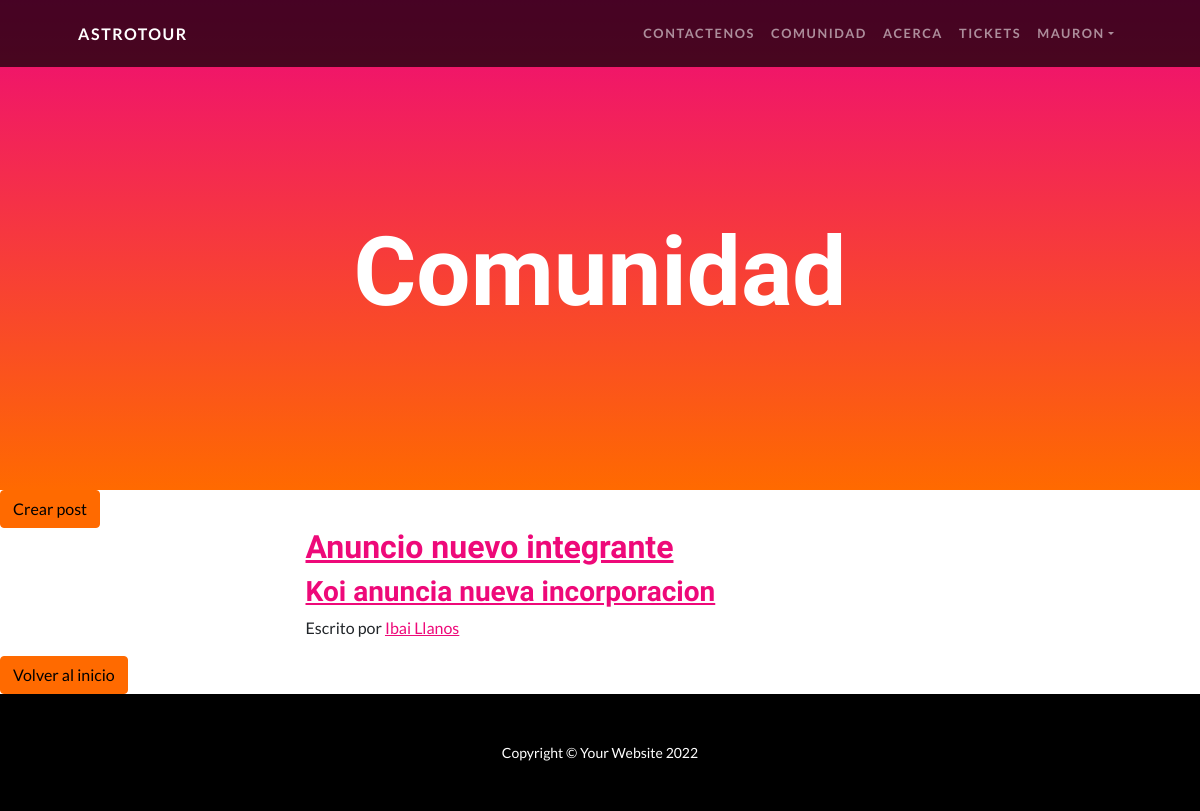
The page /comunidad/posteos (signed in) on the database its author committed.
### Comunidad/models.py (models this page shows, shortened)
class Posts(models.Model):
    usuario = models.ForeignKey(Astroturista, on_delete= models.CASCADE)
    nombre_post = models.CharField(max_length= 50)
    descripcion = models.CharField(max_length= 50)
    texto = models.TextField()
    imagen = models.ImageField(upload_to = "imagen")

### Usuario/models.py (models this page shows)
class Astroturista(models.Model):
    peso = models.IntegerField()
    pasaporte_espacial = models.IntegerField()
    nombre = models.CharField(max_length = 30)
    apellido = models.CharField(max_length = 30)
    email = models.EmailField()
    user = models.OneToOneField(User, on_delete=models.CASCADE)
    avatar = models.ImageField(upload_to = "avatares")
    def __str__(self):
        return f"{self.nombre} {self.apellido}"

### Comunidad/views.py (the view)
# urls.py: path("posteos", views.posteos, name = "Ver_post"),
@login_required
def posteos(request):
    post = Posts.objects.all()
    contexto={
        'post': post,
        'posteos': posteos
    }
    return render(request, 'inicio_posts.html', contexto)

### Comunidad/templates/inicio_posts.html
{% extends "padre_comunidad.html" %}
{% block ContenidoQueCambia %}
{% if request.user.is_authenticated %}
<a type="btn" class="btn btn-secondary" href="{% url 'Crear_posts' %}">Crear post</a>
{% endif %}
{% for posteo in post %}
<section>
    <div class="container px-4 px-lg-5">
        <div class="row gx-4 gx-lg-5 justify-content-center">
            <div class="col-md-10 col-lg-8 col-xl-7">
                <div class="post-preview">
                    <a href="{% url 'Mostrar_posts' posteo.pk %}">
                        <h2 class="post-title">{{posteo.nombre_post}}</h2>
                        <h3 class="post-subtitle">{{posteo.descripcion}}</h3>
                    </a>
                        <p class="post-meta">
                            Escrito por
                            <a href="{% url 'Perfil-astro' posteo.usuario.user.pk %}">{{posteo.usuario}}</a>
                        </p>
                </div>
            </div>
        </div>
    </div>
</section>
{% endfor %}
<a type = "btn" href = "{% url 'Inicio' %}" class="btn btn-secondary">Volver al inicio</a>
{% endblock ContenidoQueCambia %}

### Comunidad/templates/padre_comunidad.html (shortened to what this page needs)
<!DOCTYPE html>
<html lang="en">
    <head>
        {% load static %}
        <link href="{% static 'Usuario/css/styles.css' %}" rel="stylesheet" />
        <link  href = "{% static 'Usuario/css/style_post.css' %}" rel = "stylesheet" type="text/css"/>
    </head>
    <body id="page-top">
        <nav class="navbar navbar-expand-lg navbar-dark navbar-custom fixed-top">
            <div class="container px-5">
                <a class="navbar-brand" href="{% url 'Inicio' %}">AstroTour</a>
                <div class="collapse navbar-collapse" id="navbarResponsive">
                    <ul class="navbar-nav ms-auto">
                        <li class="nav-item"><a class="nav-link" href="{% url 'Contactenos' %}">Contactenos</a></li>
                        <li class="nav-item"><a class="nav-link" href="{% url 'Ver_post' %}">Comunidad</a></li>
                        <li class="nav-item"><a class="nav-link" href="{% url 'Acerca' %}">Acerca</a></li>
                        {% if request.user.is_superuser %}
                            <li class="nav-item"><a class="nav-link" href="{% url 'Mostrar_vuelos' %}">Ver vuelos</a></li>
                            <li class="nav-item"><a class="nav-link" href="{% url 'Tickets-admin' %}">Ver tickets</a></li>
                            <li class="nav-item"><a class="nav-link" href="{% url 'Crear_vehiculo' %}">Crear vehiculo</a></li>
                            <li class="nav-item"><a class="nav-link" href="{% url 'Crear_destino' %}">Crear destino</a></li>
                        {% elif request.user.is_authenticated %}
                            <li class="nav-item"><a class="nav-link" href="{% url 'Crear_ticket' %}">Tickets</a></li>
                        {% endif %}
                        {% if request.user.is_authenticated %}
                        <li class = "nav-item">
                            <div class="dropdown">
                                <a class="nav-link dropdown-toggle d-flex align-items-center" type="button" id="dropdownMenuButton2" data-bs-toggle="dropdown" aria-expanded="false">
                                    {{request.user.username}}
                                </a>
                            </div>
                        </li>
                        {% endif %}
                    </ul>
                </div>
            </div>
        </nav>
        <header class="masthead text-center text-white">
            <div class="masthead-content">
                <div class="container px-8">
                    <h1 class="masthead-heading mb-0">Comunidad</h1>
                </div>
            </div>
        </header>
        {% block ContenidoQueCambia %}
        {% endblock ContenidoQueCambia %}
        <footer class="py-5 bg-black">
            <div class="container px-5"><p class="m-0 text-center text-white small">Copyright &copy; Your Website 2022</p></div>
        </footer>
    </body>
</html>

### rows shown on the page
Posts: nombre_post "Anuncio nuevo integrante", descripcion "Koi anuncia nueva incorporacion", usuario "Ibai Llanos"

### other values the page prints
{{ request.user.username }} "MAURON"
